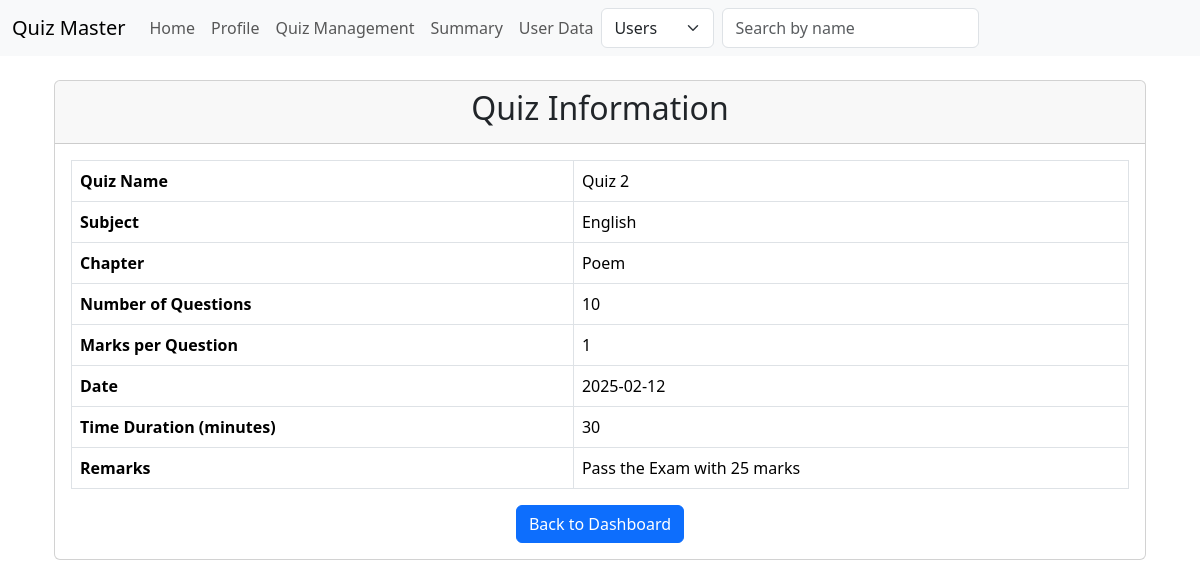
/quiz/1/show (signed in), run on an earlier commit of the app's database.
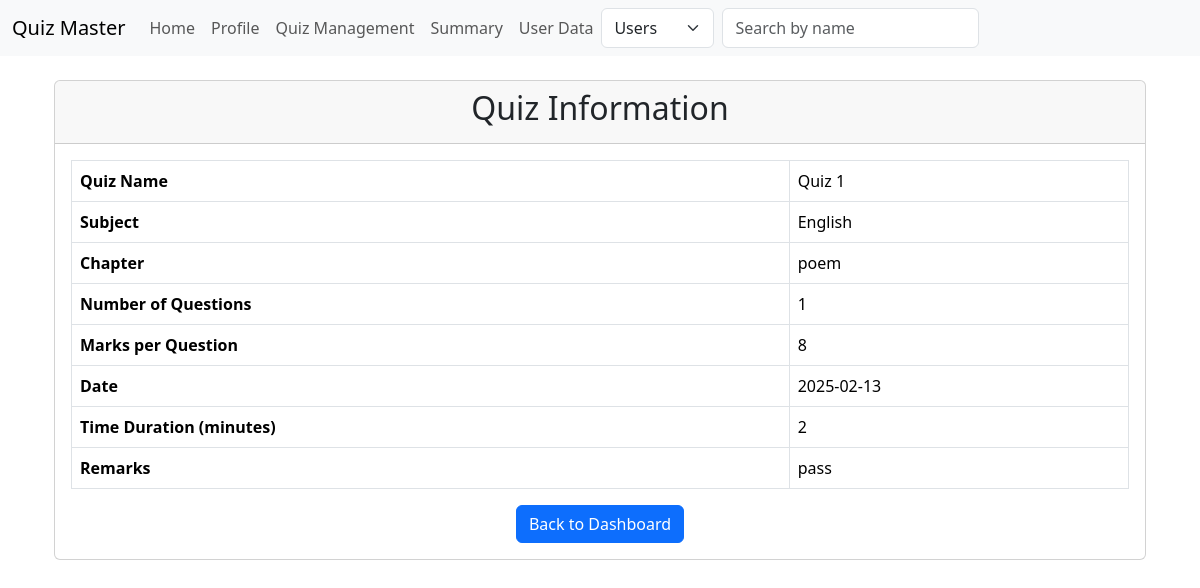
And on a later commit of the database.
### models.py (models this page shows)
class Quiz(db.Model):
    id = db.Column(db.Integer, primary_key = True)
    name = db.Column(db.String(255), nullable = False)
    no_of_question = db.Column(db.Integer, nullable = False)
    marks = db.Column(db.Integer, nullable = False)
    date = db.Column(db.DateTime, default=datetime.utcnow)
    time = db.Column(db.Integer, default=int(datetime.utcnow().timestamp()))
    remark = db.Column(db.String(255))
    chapter_id = db.Column(db.Integer, db.ForeignKey('chapter.id'), nullable=False)
    questions = db.relationship('Question', backref='quiz', lazy=True)

class Subject(db.Model):
    id = db.Column(db.Integer, primary_key = True)
    name = db.Column(db.String(64), nullable = False, unique = True)
    description = db.Column(db.String(150))
    chapters = db.relationship('Chapter', backref='subject', cascade='all, delete')

class Chapter(db.Model):
    id = db.Column(db.Integer, primary_key = True)
    name = db.Column(db.String(64 ), nullable = False)
    description = db.Column(db.String(100))
    subject_id = db.Column(db.Integer, db.ForeignKey('subject.id'), nullable=False)

### routes.py (the view)
@app.route('/quiz/<int:id>/show')
@admin_requried
def show_quiz(id):
    user = User.query.get(session['user_id'])
    quiz = Quiz.query.get_or_404(id)
    chapter = Chapter.query.get(quiz.chapter_id)
    subject = Subject.query.get(chapter.subject_id)
    return render_template('show_quiz_info.html', quiz=quiz, chapter=chapter, subject=subject, user=user)

### routes.py (called while the page is built)
def admin_requried(func):
    @wraps(func)
    def decorated_function(*args, **kwargs):
        if 'user_id' not in session:
            return redirect(url_for('login'))
        user = User.query.get(session['user_id'])
        if not user or not user.is_admin:  # Add user existence check
            return redirect(url_for('home'))
        return func(*args, **kwargs)
    return decorated_function

### templates/show_quiz_info.html
{% extends 'layout.html' %}
{% block content %}
<div class="container mt-4">
    <div class="card custom-card">
        <div class="card-header">
            <h2 class="text-center">Quiz Information</h2>
        </div>
        <div class="card-body">
            <table class="table table-bordered">
                <tr>
                    <th>Quiz Name</th>
                    <td>{{ quiz.name }}</td>
                </tr>
                <tr>
                    <th>Subject</th>
                    <td>{{ subject.name }}</td>
                </tr>
                <tr>
                    <th>Chapter</th>
                    <td>{{ chapter.name }}</td>
                </tr>
                <tr>
                    <th>Number of Questions</th>
                    <td>{{ quiz.no_of_question }}</td>
                </tr>
                <tr>
                    <th>Marks per Question</th>
                    <td>{{ quiz.marks }}</td>
                </tr>
                <tr>
                    <th>Date</th>
                    <td>{{ quiz.date.strftime('%Y-%m-%d') }}</td>
                </tr>
                <tr>
                    <th>Time Duration (minutes)</th>
                    <td>{{ quiz.time }}</td>
                </tr>
                {% if quiz.remark %}
                <tr>
                    <th>Remarks</th>
                    <td>{{ quiz.remark }}</td>
                </tr>
                {% endif %}
            </table>
            <div class="text-center mt-3">
                <a href="{{ url_for('quiz_management') }}" class="btn btn-primary">Back to Dashboard</a>
            </div>
        </div>
    </div>
</div>
{% endblock %}

What changed in the data, as far as the page shows it:
removed Chapter: name "Poem"
changed Quiz: name "Quiz 2" → "Quiz 1"; no_of_question "10" → "1"; marks "1" → "8"; date "2025-02-12" → "2025-02-13"; time "30" → "2"; remark "Pass the Exam with 25 marks" → "pass"
added Chapter: name "poem"
